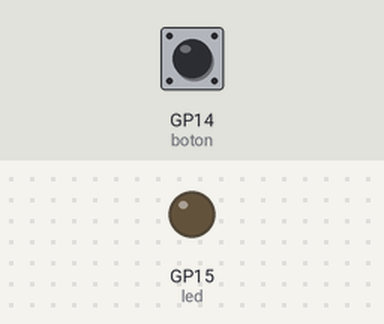
The program below on a simulated Raspberry Pi Pico running MicroPython. On the bench: output pins drawn as LEDs (lit = HIGH). The inputs (shaded band) are chosen by the test bench; at power-on: GP14 (boton) LOW.

Above: at 1.2 s.
1.3 s: GP14 (boton) pulled HIGH for 0.15 s
At 1.37 s:
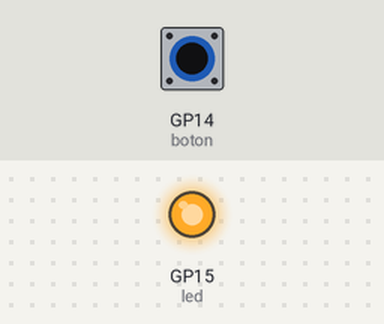
2.9 s: GP14 (boton) pulled HIGH for 3.2 s
At 7.5 s:
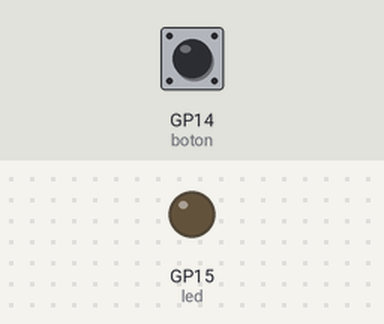
Timing chart, 0 to 9.0 s (numbered marks = the images above; inputs shaded):
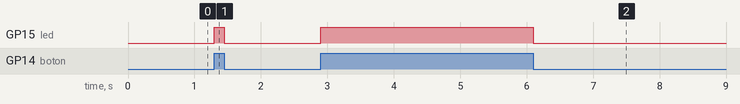

Measured:
- after the input at 1.3 s, GP15 (led): LOW → HIGH at once, → LOW 0.15 s later
- after the input at 2.9 s, GP15 (led): LOW → HIGH at once, → LOW 3.2 s later

The program:

Led_activado_manualmente.py
```python
# Encendemos y apagamos el LED con un pulsador
from machine import Pin
# Configuramos GPIO 15 como salida
led = Pin(15, Pin.OUT)
# Configuramos GPIO14  como entrada
# y en estado bajo (Low/0) por defecto (PULL_DOWN)
boton = Pin(14, Pin.IN, Pin.PULL_DOWN)
while True:              # Bucle infinito
    if boton.value(): # Si Botón pulsado
        led.on()            # Encendemos el LED
    else:                     #  Si no
        led.off()           # Apagamos el LED
```
